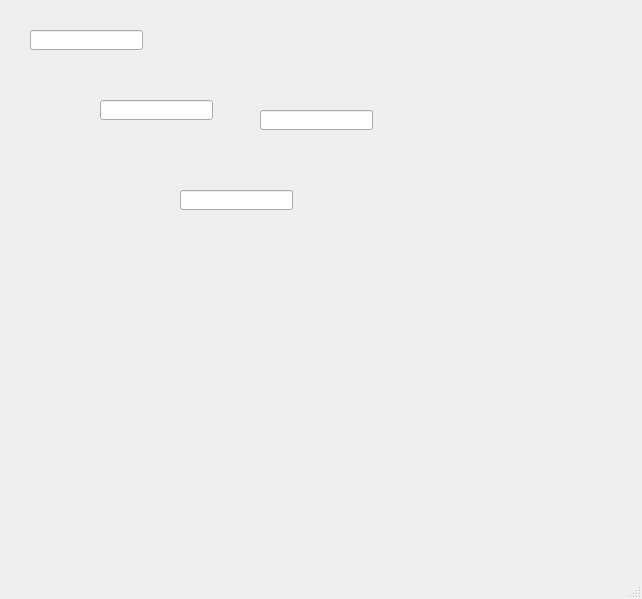
<?xml version="1.0" encoding="UTF-8"?>
<ui version="4.0">
 <class>MainWindow</class>
 <widget class="QMainWindow" name="MainWindow">
  <property name="geometry">
   <rect>
    <x>0</x>
    <y>0</y>
    <width>642</width>
    <height>599</height>
   </rect>
  </property>
  <property name="windowTitle">
   <string>MainWindow</string>
  </property>
  <widget class="QWidget" name="centralwidget">
   <widget class="QLineEdit" name="lineEdit">
    <property name="geometry">
     <rect>
      <x>30</x>
      <y>30</y>
      <width>113</width>
      <height>20</height>
     </rect>
    </property>
   </widget>
   <widget class="QLineEdit" name="lineEdit_2">
    <property name="geometry">
     <rect>
      <x>260</x>
      <y>110</y>
      <width>113</width>
      <height>20</height>
     </rect>
    </property>
   </widget>
   <widget class="QLineEdit" name="lineEdit_3">
    <property name="geometry">
     <rect>
      <x>100</x>
      <y>100</y>
      <width>113</width>
      <height>20</height>
     </rect>
    </property>
   </widget>
   <widget class="QLineEdit" name="lineEdit_4">
    <property name="geometry">
     <rect>
      <x>180</x>
      <y>190</y>
      <width>113</width>
      <height>20</height>
     </rect>
    </property>
   </widget>
  </widget>
  <widget class="QMenuBar" name="menubar">
   <property name="geometry">
    <rect>
     <x>0</x>
     <y>0</y>
     <width>642</width>
     <height>23</height>
    </rect>
   </property>
  </widget>
  <widget class="QStatusBar" name="statusbar"/>
 </widget>
 <tabstops>
  <tabstop>lineEdit_2</tabstop>
  <tabstop>lineEdit_4</tabstop>
  <tabstop>lineEdit</tabstop>
  <tabstop>lineEdit_3</tabstop>
 </tabstops>
 <resources/>
 <connections/>
</ui>
